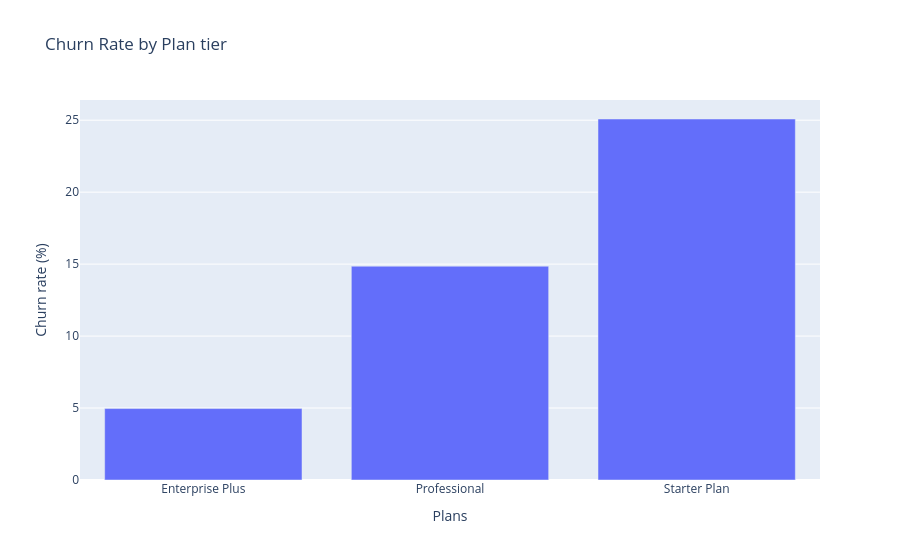

Source (notebook cell):
### Markdown cell above
## 1. Per-tier churn rate bar chart.

### Code cell
fig_tier_churn_bar = px.bar(
    churn_rate_by_tier,
    x='marketing_name',
    y = 'churn_rate_pct',
    title = 'Churn Rate by Plan tier',
    labels={'marketing_name':'Plans', 
            'churn_rate_pct': 'Churn rate (%)'}
)
fig_tier_churn_bar.update_layout(showlegend=False)
fig_tier_churn_bar.show()

### Figure 1 — Plotly figure (JSON) as saved in the notebook; plotly's stock layout.template omitted (floating-point values rounded to 4 significant figures)
{"data": [{"hovertemplate": "Plans=%{x}<br>Churn rate (%)=%{y}<extra></extra>", "legendgroup": "", "marker": {"color": "#636efa", "pattern": {"shape": ""}}, "name": "", "orientation": "v", "showlegend": false, "textposition": "auto", "type": "bar", "x": ["Enterprise Plus", "Professional", "Starter Plan"], "xaxis": "x", "y": [4.964, 14.86, 25.08], "yaxis": "y"}], "layout": {"barmode": "relative", "legend": {"tracegroupgap": 0}, "showlegend": false, "title": {"text": "Churn Rate by Plan tier"}, "xaxis": {"anchor": "y", "domain": [0, 1], "title": {"text": "Plans"}}, "yaxis": {"anchor": "x", "domain": [0, 1], "title": {"text": "Churn rate (%)"}}}}
